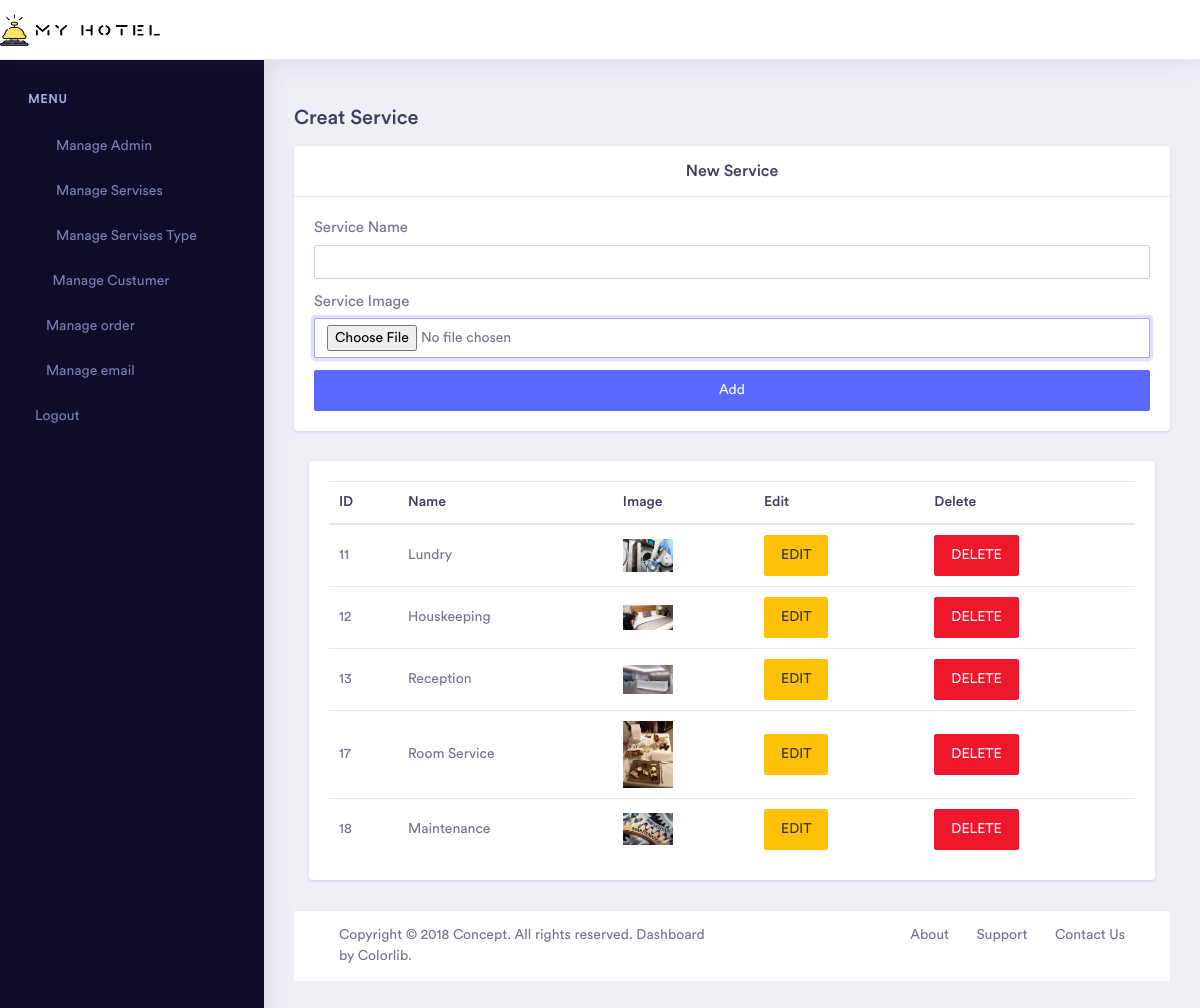
The app's page /admin/manage_services.php (signed in) with its own data.
### tables this page shows
CREATE TABLE `roomservice` (
  `service_id` int(100) NOT NULL,
  `service_name` varchar(250) NOT NULL,
  `service_image` varchar(250) NOT NULL
);

### admin/manage_services.php (the view, shortened to what this page needs)
<?php
include("../includes/connect.php");
include("../includes/header.php");
?>
  <div class="row">
                            <div class="col-xl-12 col-lg-12 col-md-12 col-sm-12 col-12">
                                <div class="section-block" id="basicform">
                                    <h3 class="section-title">Creat Service</h3>
                                </div>
                                <div class="card">
                                  <center>  <h4 class="card-header">New Service</h4></center>
                                    <div class="card-body">
                                        <form  method="post" enctype="multipart/form-data">
                                            <div class="form-group">
                                                <label for="inputEmail">Service Name</label>
                                                <input name="service_name" id="inputEmail" type="text"  class="form-control">
                                            </div>
                                            <div class="form-group">
                                                <label for="inputEmail">Service Image</label>
                                                <input name="service_image" id="inputEmail" type="file"  class="form-control">
                                            </div>
                                            <button name="submet" type="submet" class="btn btn-primary col-12">Add</button>
                                        </form>
                                    </div>
                                </div>
                            </div>
                        </div>
   <div class="col-xl-12 col-lg-12 col-md-12 col-sm-12 col-12">
                            <div class="card">
                                <div class="card-body">
                                    <table class="table">
                                        <thead>
                                            <tr>
                                                <th scope="col">ID</th>
                                                <th scope="col">Name</th>
                                                <th scope="col">Image</th>
                                                <th scope="col">Edit</th>
                                                <th scope="col">Delete</th>
                                            </tr>
                                        </thead>
                                        <tbody>
                                            <?php
                                            $query = "SELECT * FROM roomservice";
                                            $result= mysqli_query($conn,$query);
                                            while($row=mysqli_fetch_assoc($result)){
                                                echo "<tr>";
                                                echo "<td>{$row['service_id']}</td>";
                                                echo "<td>{$row['service_name']}</td>";
                                                echo "<td> <img hight='50px' width='50px' src='upload/{$row['service_image']}'></td>";
                                                echo "<td><a href ='edit_services.php?service_id={$row['service_id']}' class='btn
                                                             btn-warning'> EDIT</a></td>";
                                                echo "<td><a href ='delete_services.php?service_id={$row['service_id']}' class='btn
                                                             btn-danger'>DELETE</td>";
                                                echo "</tr>";
                                            }
                                            ?>
                                        </tbody>
                                    </table>
                                </div>
                            </div>
                        </div>
<?php include("../includes/footer.php"); ?>

### records on screen
roomservice: service_id "11", service_name "Lundry", service_image (picture)
roomservice: service_id "12", service_name "Houskeeping", shows a picture
roomservice: service_id "13", service_name "Reception", service_image (picture)
roomservice: service_id "17", service_name "Room Service", service_image (picture)
roomservice: service_id "18", service_name "Maintenance", service_image (picture)
